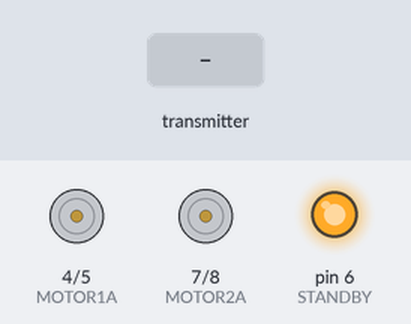
This sketch was run on a simulated Arduino Uno, built with avr-gcc and run on an emulated ATmega328P. Shown: motor-driver pin pairs drawn as motors (green arrow = first pin HIGH = forward, orange = second pin HIGH = backward, longer = more drive, scaled by the enable pin, stopped while the standby pin is LOW), output pins drawn as LEDs (lit = HIGH). Inputs (shaded band) come from the test bench.

Above: at 1.8 s.
1.9 s: the transmitter starts sending readChannel.1 = 1000
At 2.7 s:
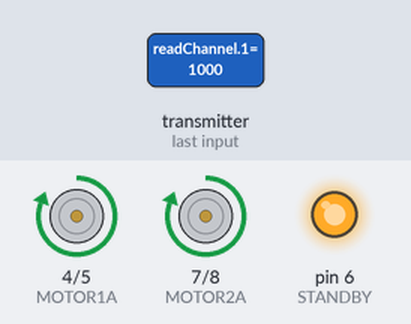
3.4 s: the transmitter starts sending readChannel.3 = 1000
At 3.9 s:
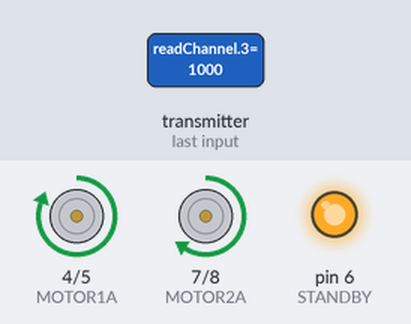
4.9 s: the transmitter starts sending readChannel.5 = 1000
At 6.0 s:
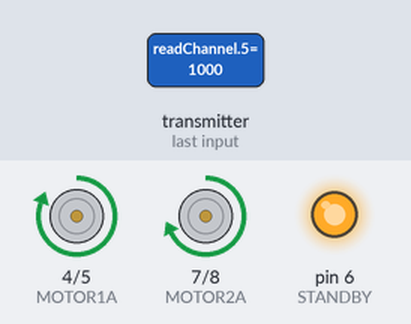
6.4 s: the transmitter starts sending readChannel.1 = 1250
At 7.4 s:
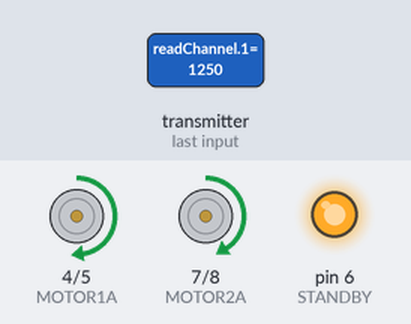
7.9 s: the transmitter starts sending readChannel.5 = 2000
At 8.4 s:
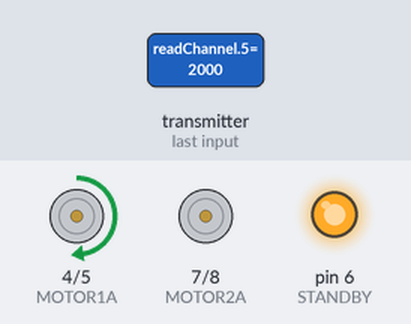
9.4 s: the transmitter starts sending readChannel.3 = 1250
At 9.8 s:
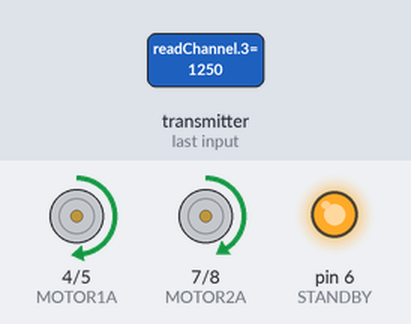
Timing chart, 0 to 11.9 s (numbered marks = the images above; inputs shaded):
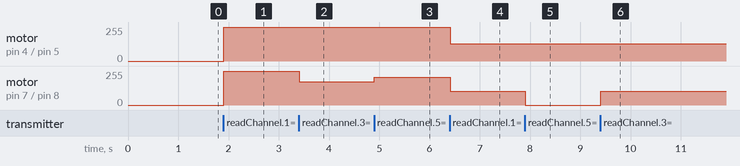

The sketch:

miniSumoRcCodigo.ino
```cpp
#include "receptorRc.h"
void setup()
{
  inicioReceptorYMotores();
}
void loop(){
  recibirDatos();
}
```

receptorRc.cpp
```cpp
#include "receptorRc.h"

#include <IBusBM.h>
IBusBM IBus;

#define STANDBY 6

#define MOTOR1A 4
#define MOTOR1B 5
#define PWM1 3

#define MOTOR2A 7
#define MOTOR2B 8
#define PWM2 9

void inicioReceptorYMotores(){
  IBus.begin(Serial);
  //Serial.begin(9600);

  pinMode(MOTOR1A, OUTPUT);
  pinMode(MOTOR1B, OUTPUT);
  pinMode(MOTOR2A, OUTPUT);
  pinMode(MOTOR2B, OUTPUT);
  pinMode(STANDBY, OUTPUT);
  digitalWrite(STANDBY,HIGH);

  delay(500);

  while(IBus.readChannel(1) <= 1000){
    //Serial.println("Esperando conexion");
    delay(10);
  }
  delay(100);

}

int velocidadIzq, velocidadDer;
int valCh3;

void recibirDatos()
 {
  int valCh1 = map(IBus.readChannel(1), 1000, 2000, 255, 0);
  int valCh5 = map(IBus.readChannel(5), 1000, 2000, 255, 0);

  int sensibilidad = valCh5 * 8;
  int valCh3 = map(IBus.readChannel(3), 1000-sensibilidad, 2000+sensibilidad, 0, 255);


  if(valCh1 > 127){
    int vel = map(valCh1,128,255,0,255);

    velocidadIzq = vel;
    velocidadDer = vel;

    digitalWrite(MOTOR1A,HIGH);
    digitalWrite(MOTOR1B,LOW);

    digitalWrite(MOTOR2A,HIGH);
    digitalWrite(MOTOR2B,LOW);
  }
  if(valCh1 < 127){
    int vel = map(valCh1,126,0,0,255);

    velocidadIzq = vel;
    velocidadDer = vel;

    digitalWrite(MOTOR1A,LOW);
    digitalWrite(MOTOR1B,HIGH);

    digitalWrite(MOTOR2A,LOW);
    digitalWrite(MOTOR2B,HIGH);
  }


  if(valCh3 > 127){
    int vel = map(valCh3,128,255,0,velocidadIzq);
    velocidadIzq = velocidadIzq - vel;
  }
  if(valCh3 < 127){
    int vel = map(valCh3,126,0,0,velocidadDer);
    velocidadDer = velocidadDer - vel;
  }

  analogWrite(PWM1,velocidadIzq);
  analogWrite(PWM2,velocidadDer);

/*
  Serial.print("Velocidad = ");
  Serial.print( "(");
  Serial.print(velocidadIzq);
  Serial.print(", ");
  Serial.print(velocidadDer);
  Serial.println(")");
*/
  delay(10);
}
```

receptorRc.h
```cpp
// receptorRc.h

#ifndef _RECEPTORRC_h
#define _RECEPTORRC_h

#if defined(ARDUINO) && ARDUINO >= 100
	#include "arduino.h"
#else
	#include "WProgram.h"
#endif
void inicioReceptorYMotores();
void recibirDatos();
#endif
```

Measured:
- after the input at 1.9 s, motor on pin 4 (MOTOR1A) / pin 5 (MOTOR1B), motor on pin 7 (MOTOR2A) / pin 8 (MOTOR2B): stopped → forward 255/255 at once
- after the input at 3.4 s, motor on pin 7 (MOTOR2A) / pin 8 (MOTOR2B): forward 255/255 → forward 173/255 at once
- after the input at 4.9 s, motor on pin 7 (MOTOR2A) / pin 8 (MOTOR2B): forward 173/255 → forward 207/255 at once
- after the input at 6.4 s, motor on pin 4 (MOTOR1A) / pin 5 (MOTOR1B): forward 255/255 → forward 128/255 at once; motor on pin 7 (MOTOR2A) / pin 8 (MOTOR2B): forward 207/255 → forward 104/255 at once
- after the input at 7.9 s, motor on pin 7 (MOTOR2A) / pin 8 (MOTOR2B): forward 104/255 → stopped at once
- after the input at 9.4 s, motor on pin 7 (MOTOR2A) / pin 8 (MOTOR2B): stopped → forward 104/255 at once
